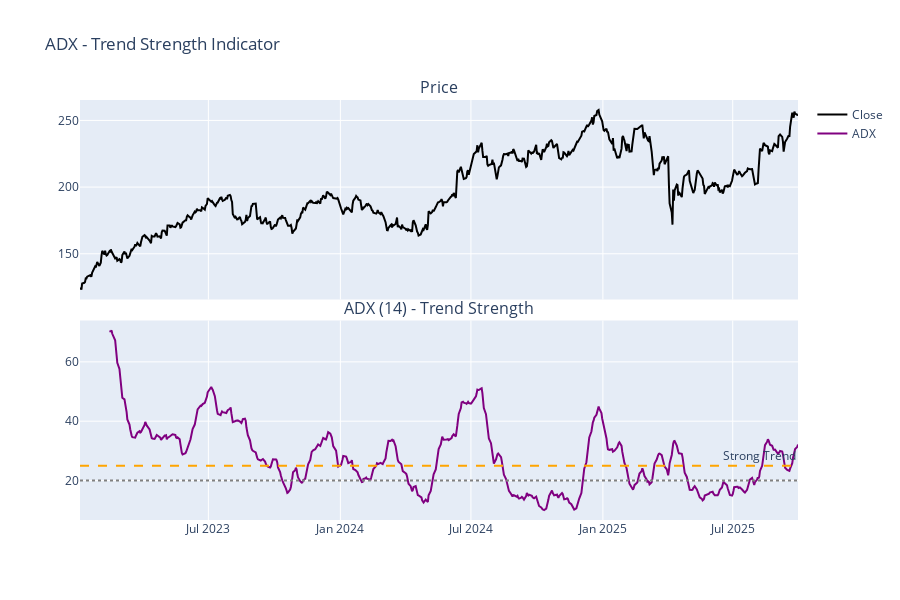

Notebook code for this chart:
### Markdown cell above
## 3. ADX - Average Directional Index

Measures trend strength regardless of direction (0-100). >25 = strong trend, <20 = weak/ranging. Does NOT indicate direction.

### Code cell
df["adx"] = calculate_adx(df, period=14)

fig = make_subplots(
    rows=2, cols=1, shared_xaxes=True, vertical_spacing=0.05, subplot_titles=("Price", "ADX (14) - Trend Strength")
)

fig.add_trace(go.Scatter(x=df["date"], y=df["close"], name="Close", line={"color": "black"}), row=1, col=1)

fig.add_trace(go.Scatter(x=df["date"], y=df["adx"], name="ADX", line={"color": "purple"}), row=2, col=1)
fig.add_hline(y=25, line_dash="dash", line_color="orange", row=2, col=1, annotation_text="Strong Trend")
fig.add_hline(y=20, line_dash="dot", line_color="gray", row=2, col=1)

fig.update_layout(height=600, title_text="ADX - Trend Strength Indicator")
fig.show()

print(f"ADX mean: {df['adx'].mean():.2f}")
print(f"Strong trend periods (>25): {(df['adx'] > 25).sum()} days")

### Figure 1 — Plotly figure (JSON) as saved in the notebook; plotly's stock layout.template omitted (floating-point values rounded to 4 significant figures; data arrays with more than 128 entries replaced by an {"elided": "..."} marker saying what was removed)
{"data": [{"line": {"color": "black"}, "name": "Close", "type": "scatter", "x": {"elided": "688 str values"}, "xaxis": "x", "y": {"elided": "688 float values"}, "yaxis": "y"}, {"line": {"color": "purple"}, "name": "ADX", "type": "scatter", "x": {"elided": "688 str values"}, "xaxis": "x2", "y": {"elided": "688 float values"}, "yaxis": "y2"}], "layout": {"annotations": [{"font": {"size": 16}, "showarrow": false, "text": "Price", "x": 0.5, "xanchor": "center", "xref": "paper", "y": 1, "yanchor": "bottom", "yref": "paper"}, {"font": {"size": 16}, "showarrow": false, "text": "ADX (14) - Trend Strength", "x": 0.5, "xanchor": "center", "xref": "paper", "y": 0.475, "yanchor": "bottom", "yref": "paper"}, {"showarrow": false, "text": "Strong Trend", "x": 1, "xanchor": "right", "xref": "x2 domain", "y": 25, "yanchor": "bottom", "yref": "y2"}], "height": 600, "shapes": [{"line": {"color": "orange", "dash": "dash"}, "type": "line", "x0": 0, "x1": 1, "xref": "x2 domain", "y0": 25, "y1": 25, "yref": "y2"}, {"line": {"color": "gray", "dash": "dot"}, "type": "line", "x0": 0, "x1": 1, "xref": "x2 domain", "y0": 20, "y1": 20, "yref": "y2"}], "title": {"text": "ADX - Trend Strength Indicator"}, "xaxis": {"anchor": "y", "domain": [0, 1], "matches": "x2", "showticklabels": false}, "xaxis2": {"anchor": "y2", "domain": [0, 1]}, "yaxis": {"anchor": "x", "domain": [0.525, 1]}, "yaxis2": {"anchor": "x2", "domain": [0, 0.475]}}}
